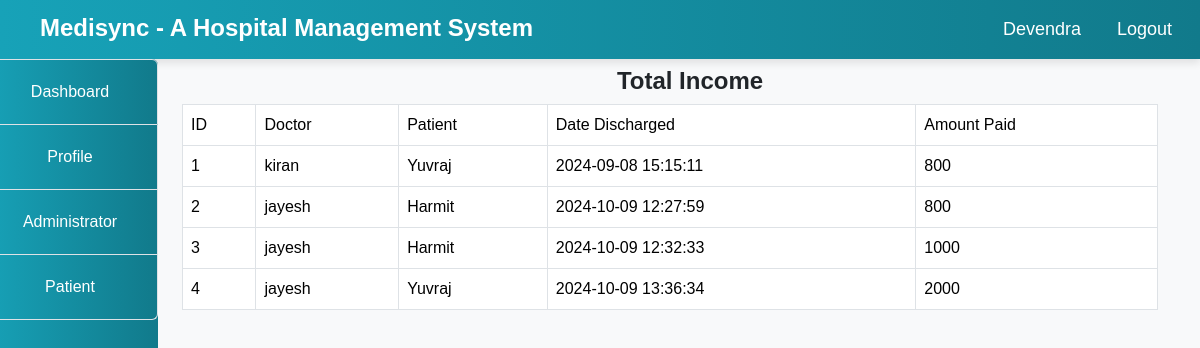
Page /Hospital/admin/income.php (signed in) on the committed database.
### tables this page shows
CREATE TABLE `income` (
  `id` int(100) NOT NULL,
  `doctor` varchar(100) NOT NULL,
  `patient` varchar(100) NOT NULL,
  `date_discharge` varchar(100) NOT NULL,
  `amount_paid` varchar(100) NOT NULL,
  `description` varchar(200) NOT NULL
);

### Hospital/admin/income.php (the view, shortened to what this page needs)
<!DOCTYPE html>
<html lang="en">
<head>
</head>
<body>
    <?php
        include("../include/header.php");
        include("../include/connection.php");
    ?>
    <div class="container-fluid">
        <div class="col-md-12">
            <div class="row">
                <div class="col-md-2" style="margin-left: -30px;">
                    <?php
                        include("sidenav.php");
                    ?>
                </div>
                <div class="col-md-10">
                    <h5 class="text-center my-2">Total Income</h5>
                    <?php
                        $query = "select * from income";
                        $res = mysqli_query($connect,$query);
                        $output = "";
                        $output .= "
                            <table class='table table-bordered'>
                            <tr>
                                <td>ID</td>
                                <td>Doctor</td>
                                <td>Patient</td>
                                <td>Date Discharged</td>
                                <td>Amount Paid</td>
                            </tr>
                        ";
                        while($row = mysqli_fetch_array($res)){
                            $output .="
                                <tr>
                                    <td>".$row['id']."</td>
                                     <td>".$row['doctor']."</td>
                                      <td>".$row['patient']."</td>
                                       <td>".$row['date_discharge']."</td>
                                        <td>".$row['amount_paid']."</td>
                                </tr>
                            ";
                        }
                        $output .="</tr></table>";
                        echo $output;
                    ?>
                </div>
            </div>
        </div>
    </div>
</body>
</html>

### Hospital/include/header.php (style rules this page uses)
body { font-family: 'Arial', sans-serif; background-color: #f8f9fa; }
h5 { margin-left: 40px; margin-top: 5px; font-size: 24px; font-weight: bold; }

### rows in the picture
income: id "1", doctor "kiran", patient "Yuvraj", date_discharge "2024-09-08 15:15:11", amount_paid "800"
income: id "2", doctor "jayesh", patient "Harmit", date_discharge "2024-10-09 12:27:59", amount_paid "800"
income: id "3", doctor "jayesh", patient "Harmit", date_discharge "2024-10-09 12:32:33", amount_paid "1000"
income: id "4", doctor "jayesh", patient "Yuvraj", date_discharge "2024-10-09 13:36:34", amount_paid "2000"

### other values in the picture
$user "Devendra"
